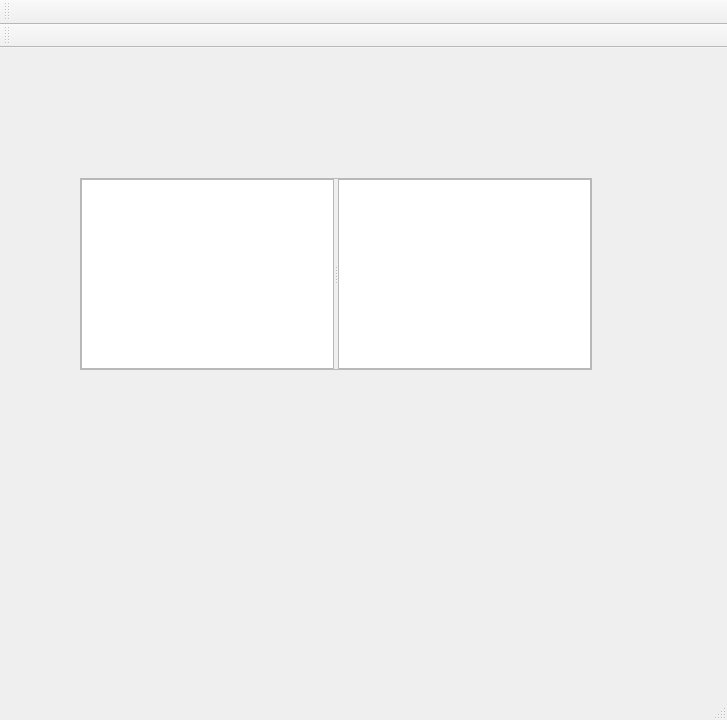
<?xml version="1.0" encoding="UTF-8"?>
<ui version="4.0">
 <class>MainWindow</class>
 <widget class="QMainWindow" name="MainWindow">
  <property name="geometry">
   <rect>
    <x>0</x>
    <y>0</y>
    <width>727</width>
    <height>720</height>
   </rect>
  </property>
  <property name="minimumSize">
   <size>
    <width>0</width>
    <height>24</height>
   </size>
  </property>
  <property name="windowTitle">
   <string>MainWindow</string>
  </property>
  <property name="unifiedTitleAndToolBarOnMac">
   <bool>false</bool>
  </property>
  <widget class="QWidget" name="centralwidget">
   <widget class="QSplitter" name="splitter">
    <property name="geometry">
     <rect>
      <x>80</x>
      <y>130</y>
      <width>512</width>
      <height>192</height>
     </rect>
    </property>
    <property name="sizePolicy">
     <sizepolicy hsizetype="Maximum" vsizetype="Maximum">
      <horstretch>0</horstretch>
      <verstretch>0</verstretch>
     </sizepolicy>
    </property>
    <property name="frameShape">
     <enum>QFrame::StyledPanel</enum>
    </property>
    <property name="midLineWidth">
     <number>0</number>
    </property>
    <property name="orientation">
     <enum>Qt::Horizontal</enum>
    </property>
    <widget class="QTextEdit" name="textEdit"/>
    <widget class="QTextEdit" name="textEdit_2"/>
   </widget>
  </widget>
  <widget class="QMenuBar" name="menubar">
   <property name="geometry">
    <rect>
     <x>0</x>
     <y>0</y>
     <width>727</width>
     <height>21</height>
    </rect>
   </property>
  </widget>
  <widget class="QStatusBar" name="statusbar"/>
  <widget class="QToolBar" name="toolBar">
   <property name="minimumSize">
    <size>
     <width>200</width>
     <height>24</height>
    </size>
   </property>
   <property name="windowTitle">
    <string>toolBar</string>
   </property>
   <attribute name="toolBarArea">
    <enum>TopToolBarArea</enum>
   </attribute>
   <attribute name="toolBarBreak">
    <bool>false</bool>
   </attribute>
  </widget>
  <widget class="QToolBar" name="toolBar_2">
   <property name="minimumSize">
    <size>
     <width>0</width>
     <height>24</height>
    </size>
   </property>
   <property name="windowTitle">
    <string>toolBar_2</string>
   </property>
   <attribute name="toolBarArea">
    <enum>TopToolBarArea</enum>
   </attribute>
   <attribute name="toolBarBreak">
    <bool>true</bool>
   </attribute>
  </widget>
 </widget>
 <resources/>
 <connections/>
</ui>
